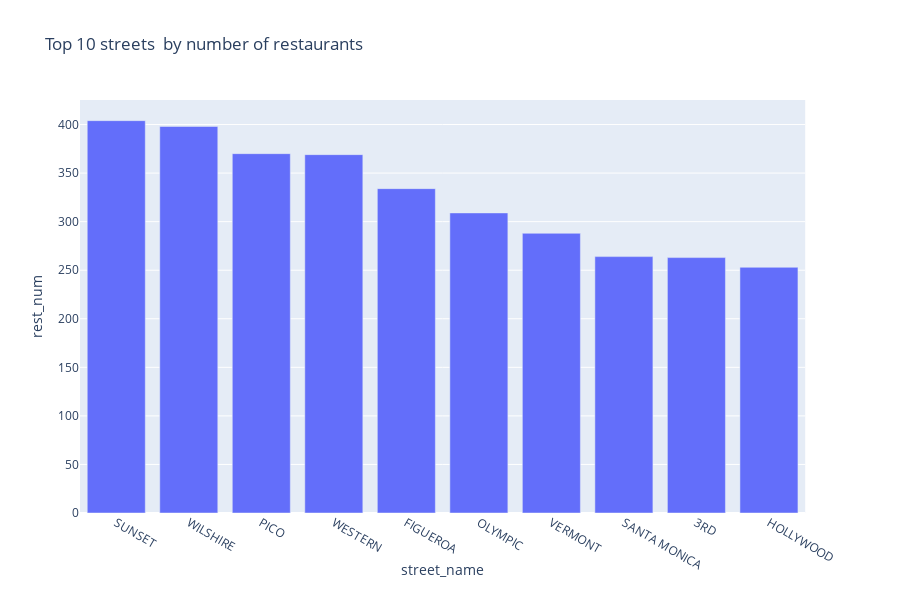

Write notebook code for a chart like this one.
### Code cell
fig = px.bar(top_10_streets, x='street_name', y='rest_num', title='Top 10 streets  by number of restaurants')
fig.show()

### Figure 1 — Plotly figure (JSON) as saved in the notebook; plotly's stock layout.template omitted (floating-point values rounded to 4 significant figures)
{"data": [{"alignmentgroup": "True", "hoverlabel": {"namelength": 0}, "hovertemplate": "street_name=%{x}<br>rest_num=%{y}", "legendgroup": "", "marker": {"color": "#636efa"}, "name": "", "offsetgroup": "", "orientation": "v", "showlegend": false, "textposition": "auto", "type": "bar", "x": ["SUNSET", "WILSHIRE", "PICO", "WESTERN", "FIGUEROA", "OLYMPIC", "VERMONT", "SANTA MONICA", "3RD", "HOLLYWOOD"], "xaxis": "x", "y": [404, 398, 370, 369, 334, 309, 288, 264, 263, 253], "yaxis": "y"}], "layout": {"barmode": "relative", "height": 600, "legend": {"tracegroupgap": 0}, "title": {"text": "Top 10 streets  by number of restaurants"}, "xaxis": {"anchor": "y", "domain": [0, 0.98], "title": {"text": "street_name"}}, "yaxis": {"anchor": "x", "domain": [0, 1], "title": {"text": "rest_num"}}}}
